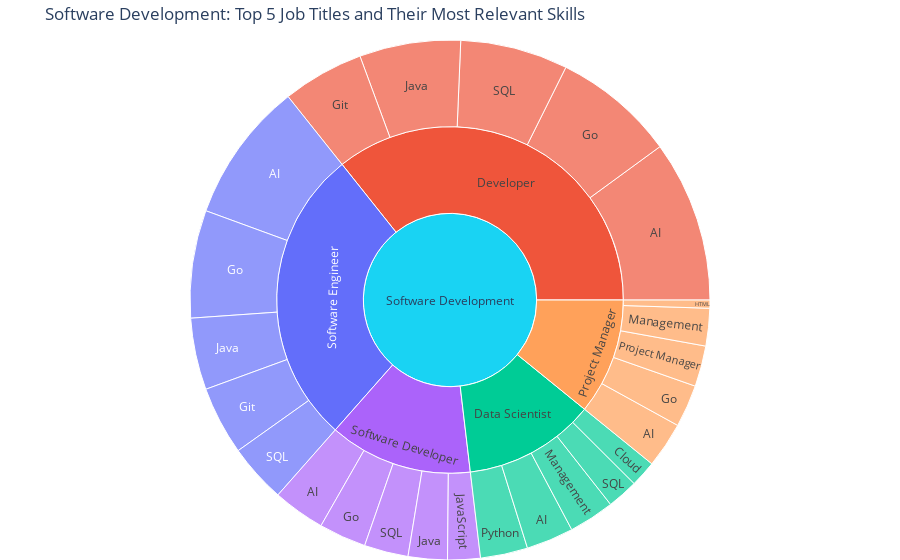

Source (notebook cell):
### Code cell
domain = "Software Development"

top_5_jobs = all_jobs_df[all_jobs_df['domain']==domain].head(5)['Keyword'].tolist()


sunburst_data = []

for job in top_5_jobs:
    job_rows = merged_df[merged_df['job_title'].str.contains(re.escape(job), case=False, na=False)]

    # Count only within this job's descriptions
    skill_counts = {
        skill: job_rows['job_description'].str.contains(re.escape(skill), case=False, na=False).sum()
        for skill in skills_by_domain[domain]
    }

    # top 5 most relevant skills for this job
    top_skills_for_job = sorted(skill_counts.items(), key=lambda x: x[1], reverse=True)[:5]

    for skill, count in top_skills_for_job:
        if count > 0:
            sunburst_data.append({
                'Domain': domain,
                'Job Title': job,
                'Skill': skill,
                'Count': count
            })

# Convert to DataFrame
sunburst_df = pd.DataFrame(sunburst_data)

# Create sunburst: Domain to  Job Title to Skill
fig = px.sunburst(
    sunburst_df,
    path=['Domain', 'Job Title', 'Skill'],
    values='Count',
    color='Job Title',
    title=f'{domain}: Top 5 Job Titles and Their Most Relevant Skills'
)

fig.update_layout(margin=dict(t=40, l=0, r=0, b=0))
fig.show()

### Figure 1 — Plotly figure (JSON) as saved in the notebook; plotly's stock layout.template omitted (floating-point values rounded to 4 significant figures)
{"data": [{"branchvalues": "total", "customdata": [["Software Engineer"], ["Developer"], ["Data Scientist"], ["Data Scientist"], ["Software Developer"], ["Data Scientist"], ["Developer"], ["Project Manager"], ["Software Developer"], ["Software Engineer"], ["Software Engineer"], ["Project Manager"], ["Project Manager"], ["Data Scientist"], ["Software Developer"], ["Project Manager"], ["Software Developer"], ["Developer"], ["Software Engineer"], ["Software Developer"], ["Project Manager"], ["Developer"], ["Software Engineer"], ["Data Scientist"], ["Developer"], ["Data Scientist"], ["Developer"], ["Project Manager"], ["Software Developer"], ["Software Engineer"], ["(?)"]], "domain": {"x": [0, 1], "y": [0, 1]}, "hovertemplate": "labels=%{label}<br>Count=%{value}<br>parent=%{parent}<br>id=%{id}<br>Job Title=%{customdata[0]}<extra></extra>", "ids": ["Software Development/Software Engineer/SQL", "Software Development/Developer/SQL", "Software Development/Data Scientist/SQL", "Software Development/Data Scientist/Python", "Software Development/Software Developer/SQL", "Software Development/Data Scientist/AI", "Software Development/Developer/AI", "Software Development/Project Manager/AI", "Software Development/Software Developer/AI", "Software Development/Software Engineer/AI", "Software Development/Software Engineer/Java", "Software Development/Project Manager/Project Manager", "Software Development/Project Manager/Management", "Software Development/Data Scientist/Management", "Software Development/Software Developer/JavaScript", "Software Development/Project Manager/HTML", "Software Development/Software Developer/Java", "Software Development/Developer/Java", "Software Development/Software Engineer/Go", "Software Development/Software Developer/Go", "Software Development/Project Manager/Go", "Software Development/Developer/Go", "Software Development/Software Engineer/Git", "Software Development/Data Scientist/Cloud", "Software Development/Developer/Git", "Software Development/Data Scientist", "Software Development/Developer", "Software Development/Project Manager", "Software Development/Software Developer", "Software Development/Software Engineer", "Software Development"], "labels": ["SQL", "SQL", "SQL", "Python", "SQL", "AI", "AI", "AI", "AI", "AI", "Java", "Project Manager", "Management", "Management", "JavaScript", "HTML", "Java", "Java", "Go", "Go", "Go", "Go", "Git", "Cloud", "Git", "Data Scientist", "Developer", "Project Manager", "Software Developer", "Software Engineer", "Software Development"], "marker": {"colors": ["#636efa", "#EF553B", "#00cc96", "#00cc96", "#ab63fa", "#00cc96", "#EF553B", "#FFA15A", "#ab63fa", "#636efa", "#636efa", "#FFA15A", "#FFA15A", "#00cc96", "#ab63fa", "#FFA15A", "#ab63fa", "#EF553B", "#636efa", "#ab63fa", "#FFA15A", "#EF553B", "#636efa", "#00cc96", "#EF553B", "#00cc96", "#EF553B", "#FFA15A", "#ab63fa", "#636efa", "#19d3f3"]}, "name": "", "parents": ["Software Development/Software Engineer", "Software Development/Developer", "Software Development/Data Scientist", "Software Development/Data Scientist", "Software Development/Software Developer", "Software Development/Data Scientist", "Software Development/Developer", "Software Development/Project Manager", "Software Development/Software Developer", "Software Development/Software Engineer", "Software Development/Software Engineer", "Software Development/Project Manager", "Software Development/Project Manager", "Software Development/Data Scientist", "Software Development/Software Developer", "Software Development/Project Manager", "Software Development/Software Developer", "Software Development/Developer", "Software Development/Software Engineer", "Software Development/Software Developer", "Software Development/Project Manager", "Software Development/Developer", "Software Development/Software Engineer", "Software Development/Data Scientist", "Software Development/Developer", "Software Development", "Software Development", "Software Development", "Software Development", "Software Development", ""], "type": "sunburst", "values": [36, 66, 19, 29, 27, 29, 99, 28, 32, 86, 44, 25, 23, 28, 20, 5, 24, 62, 66, 29, 26, 75, 42, 16, 50, 121, 352, 107, 132, 274, 986]}], "layout": {"legend": {"tracegroupgap": 0}, "margin": {"b": 0, "l": 0, "r": 0, "t": 40}, "title": {"text": "Software Development: Top 5 Job Titles and Their Most Relevant Skills"}}}
